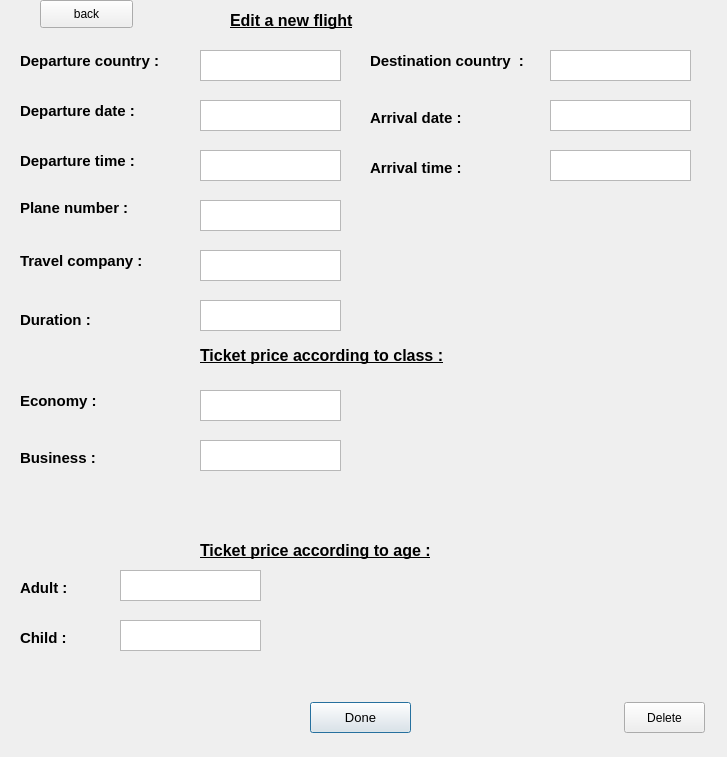
<?xml version="1.0" encoding="UTF-8"?>
<ui version="4.0">
 <class>EditANewFlight</class>
 <widget class="QDialog" name="EditANewFlight">
  <property name="geometry">
   <rect>
    <x>0</x>
    <y>0</y>
    <width>727</width>
    <height>757</height>
   </rect>
  </property>
  <property name="windowTitle">
   <string>Dialog</string>
  </property>
  <widget class="QLabel" name="label">
   <property name="geometry">
    <rect>
     <x>230</x>
     <y>10</y>
     <width>141</width>
     <height>21</height>
    </rect>
   </property>
   <property name="font">
    <font>
     <pointsize>12</pointsize>
     <weight>75</weight>
     <bold>true</bold>
     <underline>true</underline>
    </font>
   </property>
   <property name="text">
    <string>Edit a new flight</string>
   </property>
  </widget>
  <widget class="QLabel" name="label_2">
   <property name="geometry">
    <rect>
     <x>370</x>
     <y>50</y>
     <width>171</width>
     <height>21</height>
    </rect>
   </property>
   <property name="font">
    <font>
     <pointsize>11</pointsize>
     <weight>75</weight>
     <bold>true</bold>
    </font>
   </property>
   <property name="text">
    <string>Destination country  :</string>
   </property>
  </widget>
  <widget class="QTextEdit" name="depdate">
   <property name="geometry">
    <rect>
     <x>200</x>
     <y>100</y>
     <width>141</width>
     <height>31</height>
    </rect>
   </property>
  </widget>
  <widget class="QLabel" name="label_3">
   <property name="geometry">
    <rect>
     <x>20</x>
     <y>250</y>
     <width>141</width>
     <height>21</height>
    </rect>
   </property>
   <property name="font">
    <font>
     <pointsize>11</pointsize>
     <weight>75</weight>
     <bold>true</bold>
    </font>
   </property>
   <property name="text">
    <string>Travel company :</string>
   </property>
  </widget>
  <widget class="QTextEdit" name="depcountry">
   <property name="geometry">
    <rect>
     <x>200</x>
     <y>50</y>
     <width>141</width>
     <height>31</height>
    </rect>
   </property>
  </widget>
  <widget class="QLabel" name="label_4">
   <property name="geometry">
    <rect>
     <x>20</x>
     <y>200</y>
     <width>141</width>
     <height>16</height>
    </rect>
   </property>
   <property name="font">
    <font>
     <pointsize>11</pointsize>
     <weight>75</weight>
     <bold>true</bold>
    </font>
   </property>
   <property name="text">
    <string>Plane number :</string>
   </property>
  </widget>
  <widget class="QTextEdit" name="deptime">
   <property name="geometry">
    <rect>
     <x>200</x>
     <y>150</y>
     <width>141</width>
     <height>31</height>
    </rect>
   </property>
  </widget>
  <widget class="QPushButton" name="add">
   <property name="geometry">
    <rect>
     <x>310</x>
     <y>702</y>
     <width>101</width>
     <height>31</height>
    </rect>
   </property>
   <property name="font">
    <font>
     <pointsize>10</pointsize>
    </font>
   </property>
   <property name="text">
    <string>Done</string>
   </property>
  </widget>
  <widget class="QPushButton" name="delete_2">
   <property name="geometry">
    <rect>
     <x>624</x>
     <y>702</y>
     <width>81</width>
     <height>31</height>
    </rect>
   </property>
   <property name="text">
    <string>Delete</string>
   </property>
  </widget>
  <widget class="QLabel" name="label_5">
   <property name="geometry">
    <rect>
     <x>20</x>
     <y>390</y>
     <width>121</width>
     <height>21</height>
    </rect>
   </property>
   <property name="font">
    <font>
     <pointsize>11</pointsize>
     <weight>75</weight>
     <bold>true</bold>
    </font>
   </property>
   <property name="text">
    <string>Economy :</string>
   </property>
  </widget>
  <widget class="QLabel" name="label_6">
   <property name="geometry">
    <rect>
     <x>370</x>
     <y>160</y>
     <width>101</width>
     <height>16</height>
    </rect>
   </property>
   <property name="font">
    <font>
     <pointsize>11</pointsize>
     <weight>75</weight>
     <bold>true</bold>
    </font>
   </property>
   <property name="text">
    <string>Arrival time :</string>
   </property>
  </widget>
  <widget class="QLabel" name="label_7">
   <property name="geometry">
    <rect>
     <x>370</x>
     <y>110</y>
     <width>121</width>
     <height>16</height>
    </rect>
   </property>
   <property name="font">
    <font>
     <pointsize>11</pointsize>
     <weight>75</weight>
     <bold>true</bold>
    </font>
   </property>
   <property name="text">
    <string>Arrival date :</string>
   </property>
  </widget>
  <widget class="QLabel" name="label_8">
   <property name="geometry">
    <rect>
     <x>20</x>
     <y>150</y>
     <width>161</width>
     <height>21</height>
    </rect>
   </property>
   <property name="font">
    <font>
     <pointsize>11</pointsize>
     <weight>75</weight>
     <bold>true</bold>
    </font>
   </property>
   <property name="text">
    <string>Departure time :</string>
   </property>
  </widget>
  <widget class="QLabel" name="label_9">
   <property name="geometry">
    <rect>
     <x>20</x>
     <y>310</y>
     <width>141</width>
     <height>20</height>
    </rect>
   </property>
   <property name="font">
    <font>
     <pointsize>11</pointsize>
     <weight>75</weight>
     <bold>true</bold>
    </font>
   </property>
   <property name="text">
    <string>Duration :</string>
   </property>
  </widget>
  <widget class="QLabel" name="label_10">
   <property name="geometry">
    <rect>
     <x>200</x>
     <y>340</y>
     <width>371</width>
     <height>31</height>
    </rect>
   </property>
   <property name="font">
    <font>
     <pointsize>12</pointsize>
     <weight>75</weight>
     <bold>true</bold>
     <underline>true</underline>
    </font>
   </property>
   <property name="text">
    <string>Ticket price according to class :</string>
   </property>
  </widget>
  <widget class="QLabel" name="label_12">
   <property name="geometry">
    <rect>
     <x>20</x>
     <y>450</y>
     <width>91</width>
     <height>16</height>
    </rect>
   </property>
   <property name="font">
    <font>
     <pointsize>11</pointsize>
     <weight>75</weight>
     <bold>true</bold>
    </font>
   </property>
   <property name="text">
    <string>Business :</string>
   </property>
  </widget>
  <widget class="QLabel" name="label_13">
   <property name="geometry">
    <rect>
     <x>20</x>
     <y>50</y>
     <width>161</width>
     <height>21</height>
    </rect>
   </property>
   <property name="font">
    <font>
     <pointsize>11</pointsize>
     <weight>75</weight>
     <bold>true</bold>
    </font>
   </property>
   <property name="text">
    <string>Departure country :</string>
   </property>
  </widget>
  <widget class="QLabel" name="label_14">
   <property name="geometry">
    <rect>
     <x>20</x>
     <y>100</y>
     <width>141</width>
     <height>21</height>
    </rect>
   </property>
   <property name="font">
    <font>
     <pointsize>11</pointsize>
     <weight>75</weight>
     <bold>true</bold>
    </font>
   </property>
   <property name="text">
    <string>Departure date :</string>
   </property>
  </widget>
  <widget class="QLabel" name="label_15">
   <property name="geometry">
    <rect>
     <x>200</x>
     <y>540</y>
     <width>261</width>
     <height>21</height>
    </rect>
   </property>
   <property name="font">
    <font>
     <pointsize>12</pointsize>
     <weight>75</weight>
     <bold>true</bold>
     <underline>true</underline>
    </font>
   </property>
   <property name="text">
    <string>Ticket price according to age :</string>
   </property>
  </widget>
  <widget class="QLabel" name="label_16">
   <property name="geometry">
    <rect>
     <x>20</x>
     <y>580</y>
     <width>71</width>
     <height>16</height>
    </rect>
   </property>
   <property name="font">
    <font>
     <pointsize>11</pointsize>
     <weight>75</weight>
     <bold>true</bold>
    </font>
   </property>
   <property name="text">
    <string>Adult :</string>
   </property>
  </widget>
  <widget class="QTextEdit" name="travelcompany">
   <property name="geometry">
    <rect>
     <x>200</x>
     <y>250</y>
     <width>141</width>
     <height>31</height>
    </rect>
   </property>
  </widget>
  <widget class="QTextEdit" name="business">
   <property name="geometry">
    <rect>
     <x>200</x>
     <y>440</y>
     <width>141</width>
     <height>31</height>
    </rect>
   </property>
  </widget>
  <widget class="QTextEdit" name="planenumber">
   <property name="geometry">
    <rect>
     <x>200</x>
     <y>200</y>
     <width>141</width>
     <height>31</height>
    </rect>
   </property>
  </widget>
  <widget class="QTextEdit" name="duration">
   <property name="geometry">
    <rect>
     <x>200</x>
     <y>300</y>
     <width>141</width>
     <height>31</height>
    </rect>
   </property>
  </widget>
  <widget class="QTextEdit" name="adult">
   <property name="geometry">
    <rect>
     <x>120</x>
     <y>570</y>
     <width>141</width>
     <height>31</height>
    </rect>
   </property>
  </widget>
  <widget class="QTextEdit" name="economy">
   <property name="geometry">
    <rect>
     <x>200</x>
     <y>390</y>
     <width>141</width>
     <height>31</height>
    </rect>
   </property>
  </widget>
  <widget class="QTextEdit" name="arrivaltime">
   <property name="geometry">
    <rect>
     <x>550</x>
     <y>150</y>
     <width>141</width>
     <height>31</height>
    </rect>
   </property>
  </widget>
  <widget class="QTextEdit" name="destcountry">
   <property name="geometry">
    <rect>
     <x>550</x>
     <y>50</y>
     <width>141</width>
     <height>31</height>
    </rect>
   </property>
  </widget>
  <widget class="QTextEdit" name="arrivaldate">
   <property name="geometry">
    <rect>
     <x>550</x>
     <y>100</y>
     <width>141</width>
     <height>31</height>
    </rect>
   </property>
  </widget>
  <widget class="QLabel" name="label_17">
   <property name="geometry">
    <rect>
     <x>20</x>
     <y>630</y>
     <width>61</width>
     <height>16</height>
    </rect>
   </property>
   <property name="font">
    <font>
     <pointsize>11</pointsize>
     <weight>75</weight>
     <bold>true</bold>
    </font>
   </property>
   <property name="text">
    <string>Child :</string>
   </property>
  </widget>
  <widget class="QTextEdit" name="child">
   <property name="geometry">
    <rect>
     <x>120</x>
     <y>620</y>
     <width>141</width>
     <height>31</height>
    </rect>
   </property>
  </widget>
  <widget class="QPushButton" name="back">
   <property name="geometry">
    <rect>
     <x>40</x>
     <y>0</y>
     <width>93</width>
     <height>28</height>
    </rect>
   </property>
   <property name="text">
    <string>back</string>
   </property>
  </widget>
 </widget>
 <resources/>
 <connections/>
</ui>
